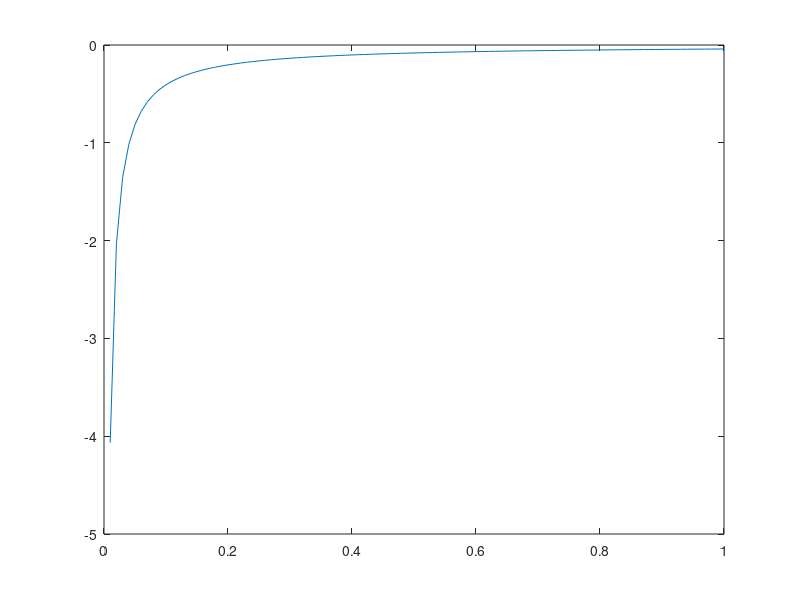

This chart was generated by the following MATLAB code:
% plotting for information processing

% Point-to-point connectivity between neuromorphic chips using address events

gamma = 10;
psi = 2;

a = 0.10;

N = 32*32;

fNyq = 100;

Z = gamma;

%%

a = 0.0:.01:1.0;



fbit_adapt = fNyq*(a+(1-a)/Z)*log2(N);


plot(a,fbit_adapt); hold on; plot(a,ones(1,length(a))*fNyq); hold off;
%%
Fch = 1e6;
fch = Fch/N;


fNyq = fch./(a+(1-a)/Z);

plot(a,fNyq);
%%

Tch = 1/Fch;

fnu = 1e3;

G = N*fnu/Fch;

pcolest = 1-poisspdf(0,2*G);

Pcol = 0:0.001:1.0;
S = ((1-Pcol)/2).*log(1./(1-Pcol));

plot(Pcol, S);

%%

mean_wait = G/(2*(1-G));
var_wait = mean_wait^2 + 2/3*(mean_wait);

neuronal_latency = 1e-3;

timing_error = G./(a.*N)*((2-G)/(1-G));

plot(a,timing_error);
a = 0.01;
S_arb = N*(timing_error./2 + 1/(N*a)-sqrt((timing_error./2).^2 + 1./(N*a).^2));

